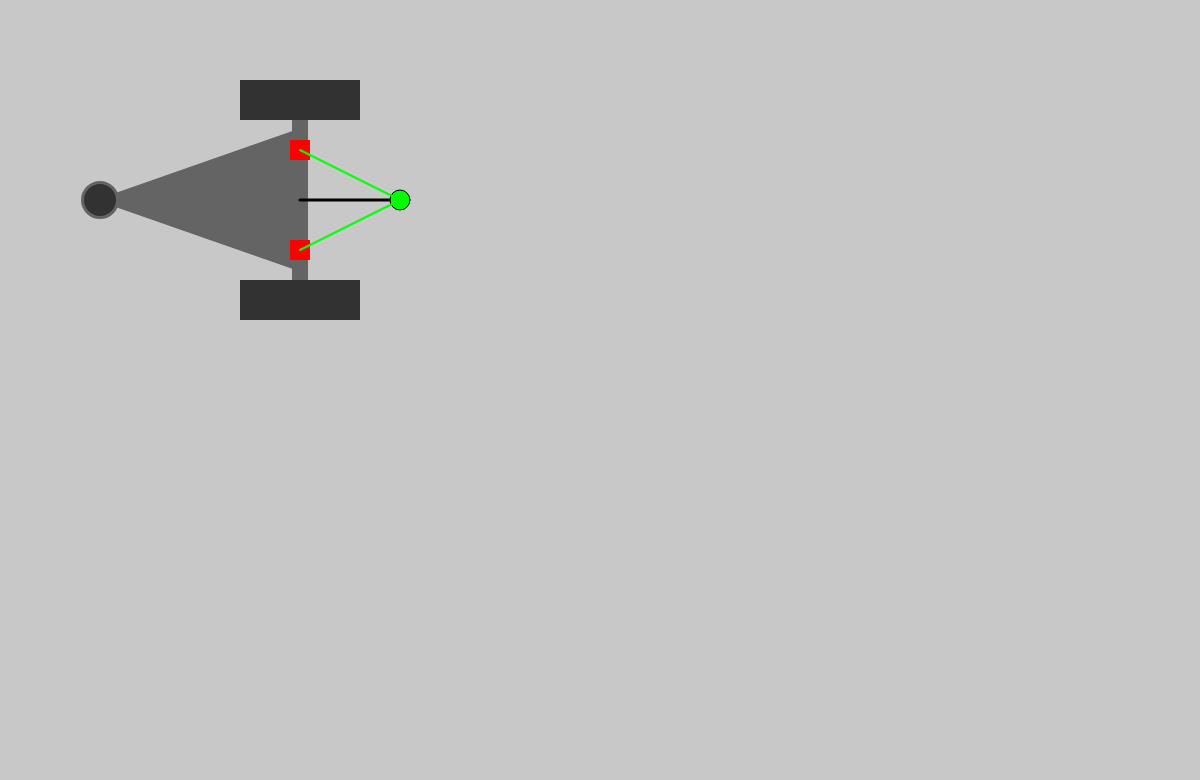
Frame 1 (no input)
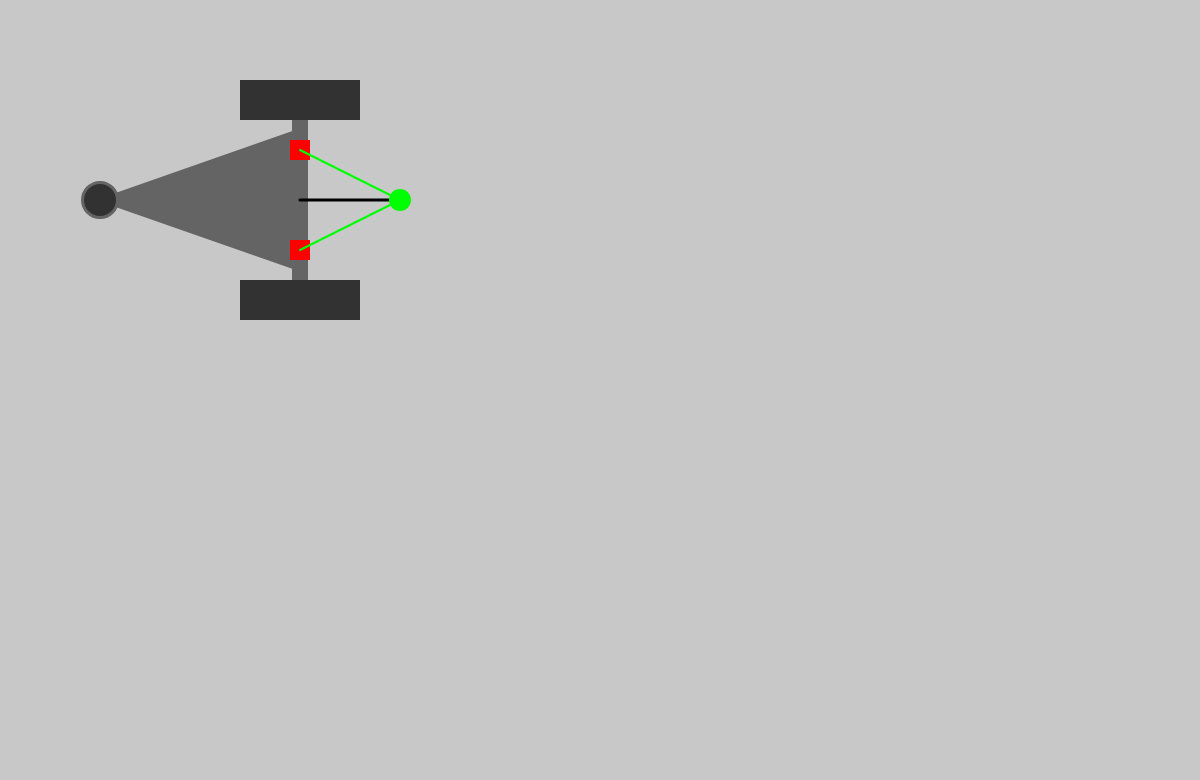
Frame 60 (no input)
Frame 120 (the mouse pressed at the canvas centre since frame 60): identical to frame 60, image omitted

The p5.js sketch that drew these frames (run headless with seeded random() and noise() and a simulated clock; from frame 60 on, the mouse is pressed at the canvas centre):

// p5.js sketch
// ── sketch.js
let BOT, ANCHOR, objects;

const initX = 300; const initY = 200;
function setup() {
  createCanvas(1200, 780);
  BOT = new Bot(initX, initY);
  ANCHOR = new DraggableAnchor(initX, initY, initX + 100, initY);
  objects = [BOT, ANCHOR];
}

function draw() {
  background(200);
  [bx, by, ba] = BOT.update();
  ANCHOR.updateBotPosition(bx, by, ba);
  for (let i = 0; i < objects.length; i++) {
    objects[i].show();
  }
}

function mousePressed() {
  ANCHOR.mousePress(mouseX, mouseY);
}

function mouseReleased() {
  ANCHOR.mouseRelease(mouseX, mouseY);
}

function mouseDragged() {
  ANCHOR.mouseDrag(mouseX, mouseY);
}

function keyPressed() {
  console.log('Pressed', keyCode);
  switch(keyCode) {
    case(75): // k
      BOT.accelerate(0, 1);
      break;
    case (76):
      BOT.accelerate(1, 1);
      break;
    case(188): // ,
      BOT.accelerate(0, -1);
      break;
    case (190): // .
      BOT.accelerate(1, -1);
      break;
  }
}
// ── Bot.js
const WHEEL_DIAM = 120;
const WHEEL_WIDTH = 40;

const FRONT_AXIS_WIDTH = 16;
const FRONT_AXIS_LENGTH = 160;

const ANCHOR_SPACE = 100;

const BACK_WHEEL_DIST = 200;
const BACK_WHEEL_RAD = 35;

const L = FRONT_AXIS_LENGTH + WHEEL_WIDTH

function Bot(x, y) {
    this.x = x; this.y = y;
    this.vr = 0; this.vl = 0;
    this.angle = 0;

    this.show = function() {
        push();
        translate(this.x, this.y);
        rotate(this.angle);
        
        // Wheels and middle axis
        noStroke();
        rectMode(CENTER);
        fill(50);
        rect(0,-FRONT_AXIS_LENGTH/2-WHEEL_WIDTH/2, WHEEL_DIAM, WHEEL_WIDTH);
        
        fill(100);
        rect(0,0, FRONT_AXIS_WIDTH, FRONT_AXIS_LENGTH);
        
        fill(50);
        rect(0,FRONT_AXIS_LENGTH/2+WHEEL_WIDTH/2, WHEEL_DIAM, WHEEL_WIDTH);
        
        // Back wheel and triangle
        stroke(100);
        strokeWeight(3);
        fill(100);
        triangle(0, -FRONT_AXIS_LENGTH/2+10, -BACK_WHEEL_DIST, 0, 0, FRONT_AXIS_LENGTH/2-10);

        fill(50);
        ellipse(-BACK_WHEEL_DIST, 0, BACK_WHEEL_RAD, BACK_WHEEL_RAD);

        // Anchors
        noStroke();
        fill(255, 0, 0);
        rect(0, -ANCHOR_SPACE/2, 20, 20);
        rect(0, ANCHOR_SPACE/2, 20, 20);

        stroke(0);
        line(0, 0, 100, 0);

        pop();
    }

    this.accelerate = function(wheel, acc) {
        if (wheel === 0) {
            this.vr += acc;
        } else {
            this.vl += acc;
        }
    }

    this.update = function() {
        const v = (this.vl + this.vr) / 2;
        const dx = v * Math.cos(this.angle);
        const dy = v * Math.sin(this.angle);
        const dang = (this.vr - this.vl) / L;
        
        this.x += dx; 
        this.y += dy;
        this.angle += dang;

        return [this.x, this.y, this.angle];
    }
}
// ── DraggableAnchor.js
const ANCHOR_DIST = 100;
const ANCHOR_RAD = 10;

function DraggableAnchor(botX, botY, anchorX, anchorY) {
    this.anchorX = anchorX;
    this.anchorY = anchorY;
    this.draggingAnchor = false;
    this.botX = botX; this.botY = botY; this.botAngle = 0;

    this.show = function() {
        // Point
        fill(0, 255, 0);
        ellipse(this.anchorX, this.anchorY, ANCHOR_RAD*2, ANCHOR_RAD*2);
        
        let vDist = createVector(0, ANCHOR_SPACE/2).rotate(this.botAngle);
        let vLeft = createVector(this.botX, this.botY).sub(vDist);
        let vRight = createVector(this.botX, this.botY).add(vDist);

        // Strings
        stroke(0, 255, 0);
        strokeWeight(2);
        line(vLeft.x, vLeft.y, this.anchorX, this.anchorY);
        line(vRight.x, vRight.y, this.anchorX, this.anchorY);
    }

    this.mousePress = function(x, y) {
        const d = dist(x, y, this.anchorX, this.anchorY);
        if (d <= ANCHOR_RAD) {
            this.draggingAnchor = true;
            this.dragOffX = x - this.anchorX;
            this.dragOffY = y - this.anchorY;
        }
    }

    this.mouseDrag = function(x ,y) {
        if (this.draggingAnchor) {
            this.anchorX = x - this.dragOffX;
            this.anchorY = y - this.dragOffY;
        }
    }

    this.mouseRelease = function(x, y) {
        this.draggingAnchor = false;
    }

    this.updateBotPosition = function(x, y, angle) {
        this.botX = x;
        this.botY = y;
        this.botAngle = angle;
    }
}
